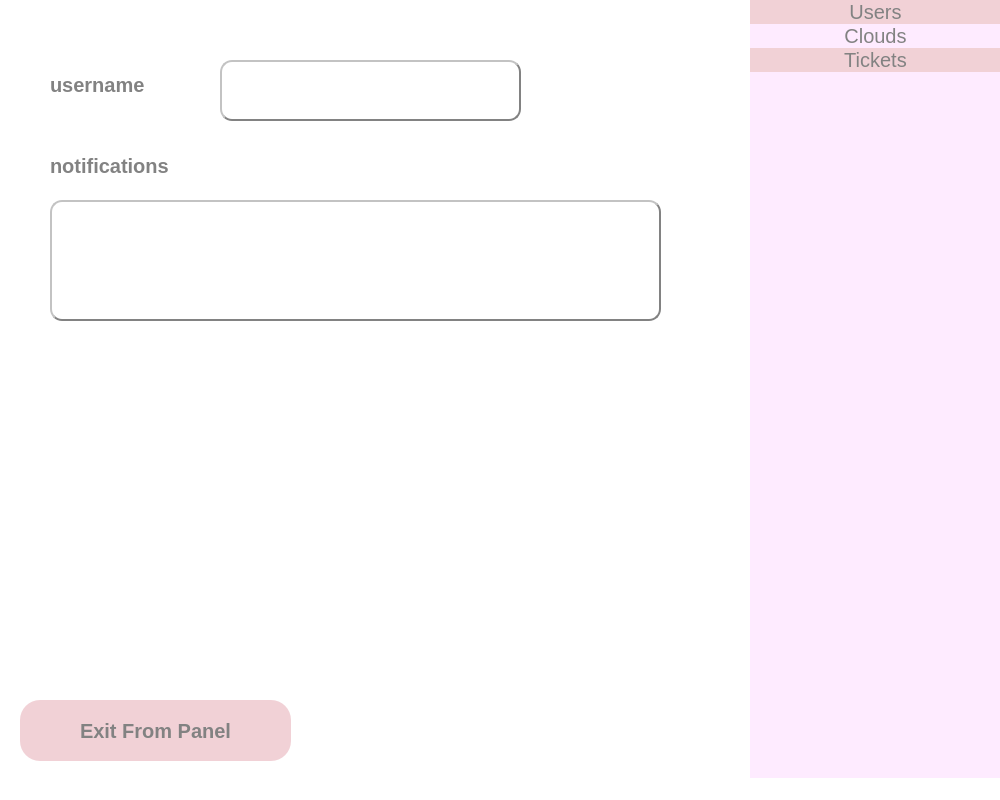
<?xml version="1.0" encoding="UTF-8"?>
<ui version="4.0">
 <class>MainWindow</class>
 <widget class="QMainWindow" name="MainWindow">
  <property name="enabled">
   <bool>true</bool>
  </property>
  <property name="geometry">
   <rect>
    <x>0</x>
    <y>0</y>
    <width>1000</width>
    <height>800</height>
   </rect>
  </property>
  <property name="windowTitle">
   <string>Dashboard</string>
  </property>
  <property name="styleSheet">
   <string notr="true">background-color: rgb(255, 255, 255);</string>
  </property>
  <widget class="QWidget" name="centralwidget">
   <widget class="QLabel" name="label">
    <property name="geometry">
     <rect>
      <x>50</x>
      <y>60</y>
      <width>151</width>
      <height>51</height>
     </rect>
    </property>
    <property name="font">
     <font>
      <pointsize>15</pointsize>
      <weight>75</weight>
      <bold>true</bold>
     </font>
    </property>
    <property name="text">
     <string>&lt;html&gt;&lt;head/&gt;&lt;body&gt;&lt;p&gt;&lt;span style=&quot; color:#828282;&quot;&gt;username&lt;/span&gt;&lt;/p&gt;&lt;/body&gt;&lt;/html&gt;</string>
    </property>
   </widget>
   <widget class="QTextBrowser" name="userName">
    <property name="geometry">
     <rect>
      <x>220</x>
      <y>60</y>
      <width>301</width>
      <height>61</height>
     </rect>
    </property>
    <property name="font">
     <font>
      <pointsize>15</pointsize>
     </font>
    </property>
    <property name="styleSheet">
     <string notr="true">background-color: rgb(255, 255, 255);
border-radius: 12px;
border:2px outset;
border-color: rgb(130, 130, 130);</string>
    </property>
    <property name="html">
     <string>&lt;!DOCTYPE HTML PUBLIC &quot;-//W3C//DTD HTML 4.0//EN&quot; &quot;http://www.w3.org/TR/REC-html40/strict.dtd&quot;&gt;
&lt;html&gt;&lt;head&gt;&lt;meta name=&quot;qrichtext&quot; content=&quot;1&quot; /&gt;&lt;style type=&quot;text/css&quot;&gt;
p, li { white-space: pre-wrap; }
&lt;/style&gt;&lt;/head&gt;&lt;body style=&quot; font-family:'MS Shell Dlg 2'; font-size:15pt; font-weight:400; font-style:normal;&quot;&gt;
&lt;p style=&quot;-qt-paragraph-type:empty; margin-top:0px; margin-bottom:0px; margin-left:0px; margin-right:0px; -qt-block-indent:0; text-indent:0px; font-size:8pt;&quot;&gt;&lt;br /&gt;&lt;/p&gt;&lt;/body&gt;&lt;/html&gt;</string>
    </property>
   </widget>
   <widget class="QTextBrowser" name="notification">
    <property name="geometry">
     <rect>
      <x>50</x>
      <y>200</y>
      <width>611</width>
      <height>121</height>
     </rect>
    </property>
    <property name="font">
     <font>
      <pointsize>15</pointsize>
     </font>
    </property>
    <property name="styleSheet">
     <string notr="true">background-color: rgb(255, 255, 255);
border-radius: 12px;
border:2px outset;
border-color: rgb(130, 130, 130);
</string>
    </property>
   </widget>
   <widget class="QLabel" name="label_2">
    <property name="geometry">
     <rect>
      <x>50</x>
      <y>140</y>
      <width>221</width>
      <height>51</height>
     </rect>
    </property>
    <property name="font">
     <font>
      <pointsize>15</pointsize>
      <weight>75</weight>
      <bold>true</bold>
     </font>
    </property>
    <property name="styleSheet">
     <string notr="true">color: rgb(130, 130, 130);</string>
    </property>
    <property name="text">
     <string>notifications</string>
    </property>
   </widget>
   <widget class="QPushButton" name="bt_exit">
    <property name="geometry">
     <rect>
      <x>20</x>
      <y>700</y>
      <width>271</width>
      <height>61</height>
     </rect>
    </property>
    <property name="font">
     <font>
      <pointsize>15</pointsize>
      <weight>75</weight>
      <bold>true</bold>
     </font>
    </property>
    <property name="styleSheet">
     <string notr="true">background-color: rgb(241, 209, 214);
color: rgb(130, 130, 130);
border-radius:20px;</string>
    </property>
    <property name="text">
     <string>Exit From Panel</string>
    </property>
   </widget>
   <widget class="QWidget" name="verticalLayoutWidget">
    <property name="geometry">
     <rect>
      <x>750</x>
      <y>0</y>
      <width>251</width>
      <height>781</height>
     </rect>
    </property>
    <layout class="QVBoxLayout" name="verticalLayout" stretch="0,0,0,0">
     <property name="spacing">
      <number>0</number>
     </property>
     <property name="sizeConstraint">
      <enum>QLayout::SetMaximumSize</enum>
     </property>
     <property name="leftMargin">
      <number>0</number>
     </property>
     <item>
      <widget class="QPushButton" name="users">
       <property name="font">
        <font>
         <pointsize>15</pointsize>
        </font>
       </property>
       <property name="styleSheet">
        <string notr="true">background-color: rgb(241, 209, 214);
border: 0px;
color: rgb(130, 130, 130);</string>
       </property>
       <property name="text">
        <string>Users</string>
       </property>
      </widget>
     </item>
     <item>
      <widget class="QPushButton" name="clouds">
       <property name="enabled">
        <bool>false</bool>
       </property>
       <property name="sizePolicy">
        <sizepolicy hsizetype="Expanding" vsizetype="Fixed">
         <horstretch>0</horstretch>
         <verstretch>0</verstretch>
        </sizepolicy>
       </property>
       <property name="sizeIncrement">
        <size>
         <width>10</width>
         <height>10</height>
        </size>
       </property>
       <property name="baseSize">
        <size>
         <width>100</width>
         <height>100</height>
        </size>
       </property>
       <property name="font">
        <font>
         <pointsize>15</pointsize>
         <weight>50</weight>
         <bold>false</bold>
        </font>
       </property>
       <property name="styleSheet">
        <string notr="true">color: rgb(130, 130, 130);
border: 0px;
background-color: rgb(254, 235, 255);</string>
       </property>
       <property name="text">
        <string>Clouds</string>
       </property>
       <property name="autoDefault">
        <bool>false</bool>
       </property>
       <property name="default">
        <bool>false</bool>
       </property>
       <property name="flat">
        <bool>false</bool>
       </property>
      </widget>
     </item>
     <item>
      <widget class="QPushButton" name="tickets">
       <property name="font">
        <font>
         <pointsize>15</pointsize>
         <weight>50</weight>
         <bold>false</bold>
        </font>
       </property>
       <property name="styleSheet">
        <string notr="true">background-color: rgb(241, 209, 214);
border: 0px;
color: rgb(130, 130, 130);</string>
       </property>
       <property name="text">
        <string>Tickets</string>
       </property>
      </widget>
     </item>
     <item>
      <widget class="QPushButton" name="pushButton_2">
       <property name="sizePolicy">
        <sizepolicy hsizetype="Minimum" vsizetype="Expanding">
         <horstretch>0</horstretch>
         <verstretch>0</verstretch>
        </sizepolicy>
       </property>
       <property name="baseSize">
        <size>
         <width>2</width>
         <height>0</height>
        </size>
       </property>
       <property name="styleSheet">
        <string notr="true">color: rgb(130, 130, 130);
border: 0px;
background-color: rgb(254, 235, 255);</string>
       </property>
       <property name="text">
        <string/>
       </property>
      </widget>
     </item>
    </layout>
   </widget>
  </widget>
  <widget class="QMenuBar" name="menubar">
   <property name="geometry">
    <rect>
     <x>0</x>
     <y>0</y>
     <width>1000</width>
     <height>18</height>
    </rect>
   </property>
  </widget>
  <widget class="QStatusBar" name="statusbar"/>
 </widget>
 <resources/>
 <connections/>
</ui>
